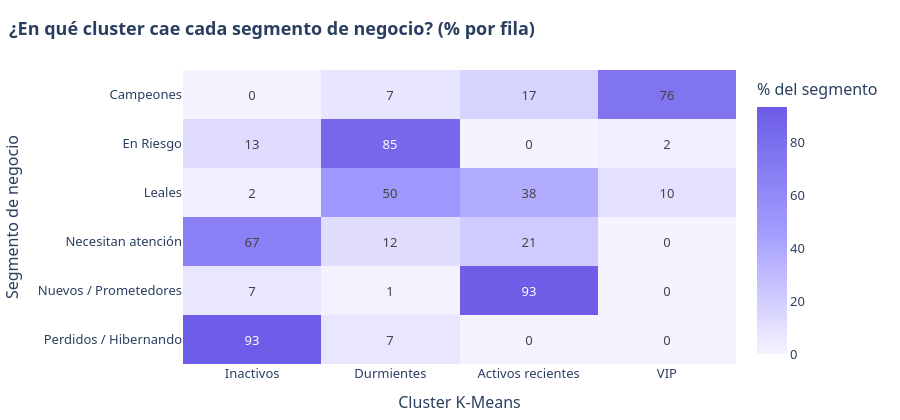

Here is the notebook cell this chart was saved with:
### Markdown cell above
## 6 · Comparación entre ambas segmentaciones
Si coinciden bastante, las dos formas de segmentar cuentan la misma historia.

### Code cell
# Cruce entre segmentos de negocio y clusters
cruce = pd.crosstab(rfm["Segmento_Negocio"], rfm["Cluster_Nombre"])[NOMBRES]
cruce_pct = cruce.div(cruce.sum(axis=1), axis=0) * 100
fig = px.imshow(cruce_pct, text_auto=".0f", aspect="auto", color_continuous_scale=["#F5F3FF", "#A29BFE", "#6C5CE7"],
                labels=dict(x="Cluster K-Means", y="Segmento de negocio", color="% del segmento"))
estilo(fig, "¿En qué cluster cae cada segmento de negocio? (% por fila)", 420).show()

### Figure 1 — Plotly figure (JSON) as saved in the notebook; plotly's stock layout.template omitted (floating-point values rounded to 4 significant figures)
{"data": [{"coloraxis": "coloraxis", "hovertemplate": "Cluster K-Means: %{x}<br>Segmento de negocio: %{y}<br>% del segmento: %{z}<extra></extra>", "name": "0", "texttemplate": "%{z:.0f}", "type": "heatmap", "x": ["Inactivos", "Durmientes", "Activos recientes", "VIP"], "xaxis": "x", "y": ["Campeones", "En Riesgo", "Leales", "Necesitan atención", "Nuevos / Prometedores", "Perdidos / Hibernando"], "yaxis": "y", "z": [[0.0, 7.437, 16.9, 75.67], [12.98, 84.88, 0.0, 2.14], [2.117, 49.79, 38.27, 9.822], [67.38, 11.58, 21.04, 0.0], [6.849, 0.5871, 92.56, 0.0], [93.32, 6.679, 0.0, 0.0]]}], "layout": {"coloraxis": {"autocolorscale": false, "colorbar": {"title": {"text": "% del segmento"}}, "colorscale": [[0.0, "#F5F3FF"], [0.5, "#A29BFE"], [1.0, "#6C5CE7"]]}, "font": {"family": "Segoe UI, Arial", "size": 13}, "height": 420, "legend": {"title": {"text": ""}}, "margin": {"b": 40, "l": 40, "r": 20, "t": 70}, "title": {"text": "<b>¿En qué cluster cae cada segmento de negocio? (% por fila)</b>", "x": 0.01}, "xaxis": {"anchor": "y", "domain": [0.0, 1.0], "title": {"text": "Cluster K-Means"}}, "yaxis": {"anchor": "x", "autorange": "reversed", "domain": [0.0, 1.0], "title": {"text": "Segmento de negocio"}}}}
